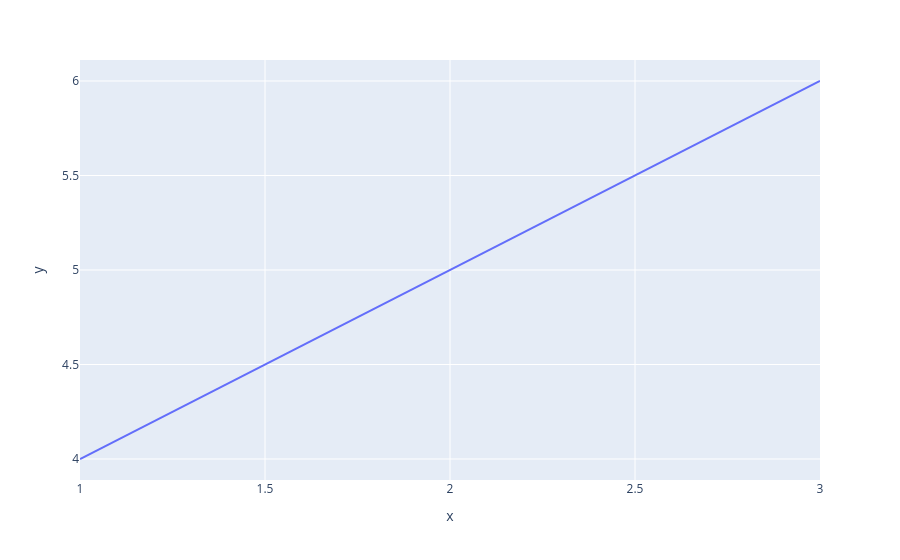

The cell this chart's notebook holds for it:
### Code cell
# ex2 
import plotly.express as px

fig = px.line(x=[1,2,3], y=[4,5,6])
fig.show()

### Figure 1 — Plotly figure (JSON) as saved in the notebook; plotly's stock layout.template omitted (floating-point values rounded to 4 significant figures)
{"data": [{"hovertemplate": "x=%{x}<br>y=%{y}<extra></extra>", "legendgroup": "", "line": {"color": "#636efa", "dash": "solid"}, "marker": {"symbol": "circle"}, "mode": "lines", "name": "", "orientation": "v", "showlegend": false, "type": "scatter", "x": [1, 2, 3], "xaxis": "x", "y": [4, 5, 6], "yaxis": "y"}], "layout": {"legend": {"tracegroupgap": 0}, "margin": {"t": 60}, "xaxis": {"anchor": "y", "domain": [0, 1], "title": {"text": "x"}}, "yaxis": {"anchor": "x", "domain": [0, 1], "title": {"text": "y"}}}}
